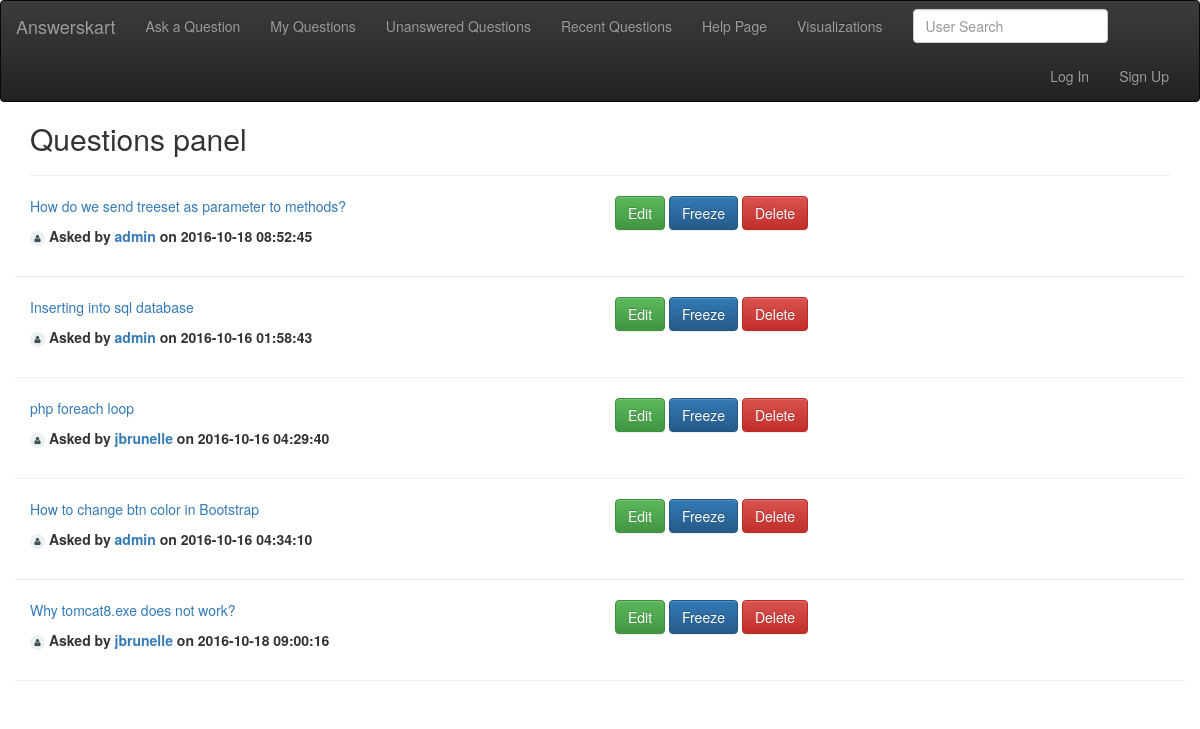
Screenshot of /Question_panel.php with the database file from the repository.
### tables this page shows
CREATE TABLE `questions_table` (
  `question_id` int(11) NOT NULL,
  `user_id` int(11) NOT NULL,
  `title` longtext NOT NULL,
  `content` longtext NOT NULL,
  `created_at` timestamp NOT NULL DEFAULT CURRENT_TIMESTAMP,
  `ques_votecount` int(11) NOT NULL,
  `freeze` int(255) NOT NULL DEFAULT '0',
  `tags` varchar(255) NOT NULL
);

### Question_panel.php (the view, shortened to what this page needs)
<?php include "session.php"; ?>
<?php include "header.php"; ?>
<?php include "navbar.php"; ?>
<?php include "scripts.php"; ?>
<div class="container">
	<div class="row">
		<div class="col-md-12">
			<h2>Questions panel</h2><hr/>
	        <?php
				$query = "SELECT title,admin,questions_table.created_at,question_id,ques_votecount FROM questions_table JOIN login_details ON login_details.user_id=questions_table.user_id ORDER BY ques_votecount DESC limit 5";
				$result = mysqli_query($connection,$query) or die("Failed to query database".mysql_error());
				while ($row = mysqli_fetch_array($result,MYSQLI_ASSOC)) {
					$question_id=htmlentities($row['question_id']);
			?>
			<div class="row">
				<div class="col-md-6">
					<p><a href='single_question.php?ques_id=<?php echo $question_id; ?>'><?php echo htmlentities($row['title']);?></a></p>
						<p>
						<a href="ProfilePage.php?name=<?php echo trim($row['admin']);?>">
						<img width="15" height="15" src="images/<?php echo $row['admin']?>" onerror="this.src='images/default.png';" >
						</a>
						<b><?php echo "Asked by ";?><a href="ProfilePage.php?name=<?php echo trim($row['admin']);?>"> <?php echo htmlentities($row['admin']) ?></a>
						<?php
						echo " on ".htmlentities($row['created_at'])."<br />"?>
						</b>
					</p>
				</div>
				<div class="col-md-3">
				    <form action="Delete.php" method="post">
				    <button type="button" class="btn btn-success">  Edit    </button>
					<button type="button" class="btn btn-primary">Freeze</button>
				    <button type="submit" value="Delete" class="btn btn-danger">Delete</button>
				    </form>
				</div>
				<div class="col-md-12">
				<div class="row"><hr/></div>
				</div>
			</div>
				<?php }?>
<?php include "footer.php"; ?>

### rows the page displays
questions_table: title "How do we send treeset as parameter to methods?", user.admin "admin", created_at "2016-10-18 08:52:45"
questions_table: title "Inserting into sql database", user.admin "admin", created_at "2016-10-16 01:58:43"
questions_table: title "php foreach loop", user.admin "jbrunelle", created_at "2016-10-16 04:29:40"
questions_table: title "How to change btn color in Bootstrap", user.admin "admin", created_at "2016-10-16 04:34:10"
questions_table: title "Why tomcat8.exe does not work?", user.admin "jbrunelle", created_at "2016-10-18 09:00:16"
